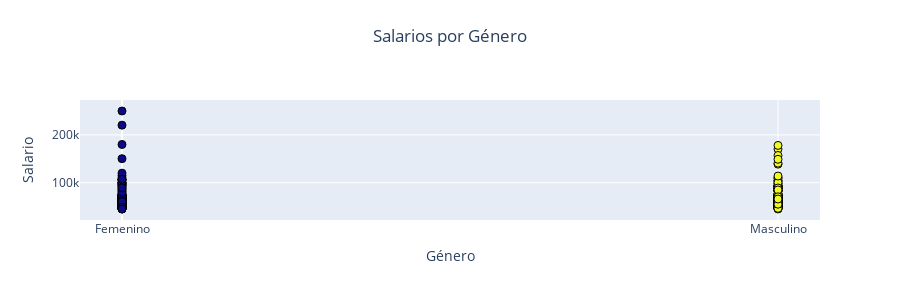

Notebook code for this chart:
### Markdown cell above
**Gráfica de puntos: Distribución de salario por género**

### Code cell
fig5 = px.scatter(hr_data, x='GenderID', y='Salary', title='Salarios por Género', color='GenderID',
                  labels={'GenderID': 'Género', 'Salary': 'Salario'},
                  color_discrete_map={0: 'blue', 1: 'red'})
fig5.update_layout(
    xaxis=dict(
        title='Género',
        tickmode='array',
        tickvals=[0, 1],
        ticktext=['Femenino', 'Masculino']
    ),
    yaxis=dict(
        title='Salario'
    ),
    title={
        'text': "Salarios por Género",
        'y':0.9,
        'x':0.5,
        'xanchor': 'center',
        'yanchor': 'top'
    },
    height=300,  # Set shorter height
    coloraxis_showscale=False
)
fig5.update_traces(marker=dict(size=8, line=dict(width=1, color='black')))

### Figure 1 — Plotly figure (JSON) as saved in the notebook; plotly's stock layout.template omitted (floating-point values rounded to 4 significant figures; data arrays with more than 128 entries replaced by an {"elided": "..."} marker saying what was removed)
{"data": [{"hovertemplate": "Género=%{marker.color}<br>Salario=%{y}<extra></extra>", "legendgroup": "", "marker": {"color": {"elided": "311 int values"}, "coloraxis": "coloraxis", "line": {"color": "black", "width": 1}, "size": 8, "symbol": "circle"}, "mode": "markers", "name": "", "orientation": "v", "showlegend": false, "type": "scatter", "x": {"elided": "311 int values"}, "xaxis": "x", "y": {"elided": "311 int values"}, "yaxis": "y"}], "layout": {"coloraxis": {"colorbar": {"title": {"text": "Género"}}, "colorscale": [[0, "#0d0887"], [0.1111, "#46039f"], [0.2222, "#7201a8"], [0.3333, "#9c179e"], [0.4444, "#bd3786"], [0.5556, "#d8576b"], [0.6667, "#ed7953"], [0.7778, "#fb9f3a"], [0.8889, "#fdca26"], [1, "#f0f921"]], "showscale": false}, "height": 300, "legend": {"tracegroupgap": 0}, "title": {"text": "Salarios por Género", "x": 0.5, "xanchor": "center", "y": 0.9, "yanchor": "top"}, "xaxis": {"anchor": "y", "domain": [0, 1], "tickmode": "array", "ticktext": ["Femenino", "Masculino"], "tickvals": [0, 1], "title": {"text": "Género"}}, "yaxis": {"anchor": "x", "domain": [0, 1], "title": {"text": "Salario"}}}}
